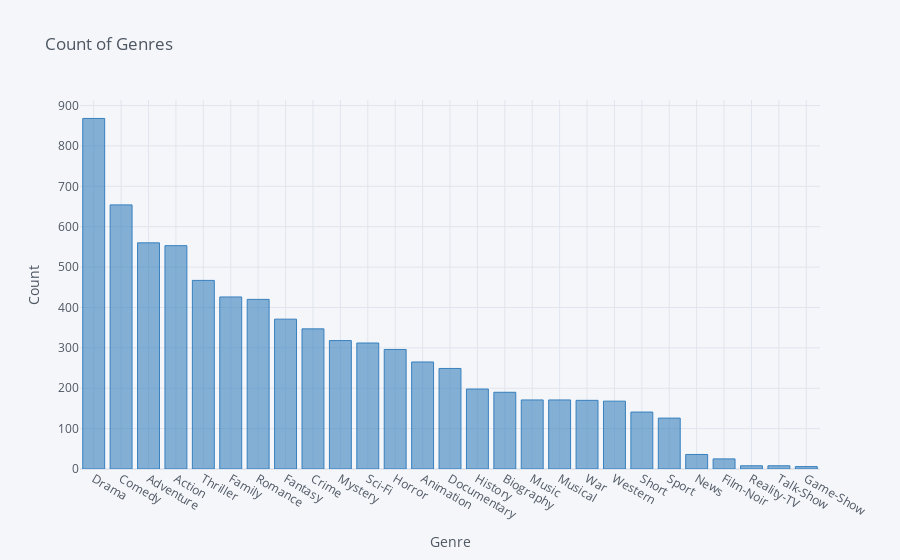

Here is the notebook cell this chart was saved with:
### Code cell
genres_count_df.sort_values(ascending=False, by='Count').iplot(kind="bar", x='Genre', xTitle='Genre', yTitle='Count', title='Count of Genres', color='blue')

### Figure 1 — Plotly figure (JSON) as saved in the notebook; plotly's stock layout.template omitted (floating-point values rounded to 4 significant figures)
{"data": [{"marker": {"color": "rgba(55, 128, 191, 0.6)", "line": {"color": "rgba(55, 128, 191, 1.0)", "width": 1}}, "name": "Count", "orientation": "v", "text": "", "type": "bar", "x": ["Drama", "Comedy", "Adventure", "Action", "Thriller", "Family", "Romance", "Fantasy", "Crime", "Mystery", "Sci-Fi", "Horror", "Animation", "Documentary", "History", "Biography", "Music", "Musical", "War", "Western", "Short", "Sport", "News", "Film-Noir", "Reality-TV", "Talk-Show", "Game-Show"], "y": [868, 654, 560, 553, 467, 426, 420, 371, 347, 318, 312, 296, 265, 249, 198, 190, 171, 171, 170, 168, 141, 126, 36, 25, 8, 8, 6]}], "layout": {"legend": {"bgcolor": "#F5F6F9", "font": {"color": "#4D5663"}}, "paper_bgcolor": "#F5F6F9", "plot_bgcolor": "#F5F6F9", "title": {"font": {"color": "#4D5663"}, "text": "Count of Genres"}, "xaxis": {"gridcolor": "#E1E5ED", "showgrid": true, "tickfont": {"color": "#4D5663"}, "title": {"font": {"color": "#4D5663"}, "text": "Genre"}, "zerolinecolor": "#E1E5ED"}, "yaxis": {"gridcolor": "#E1E5ED", "showgrid": true, "tickfont": {"color": "#4D5663"}, "title": {"font": {"color": "#4D5663"}, "text": "Count"}, "zerolinecolor": "#E1E5ED"}}}
